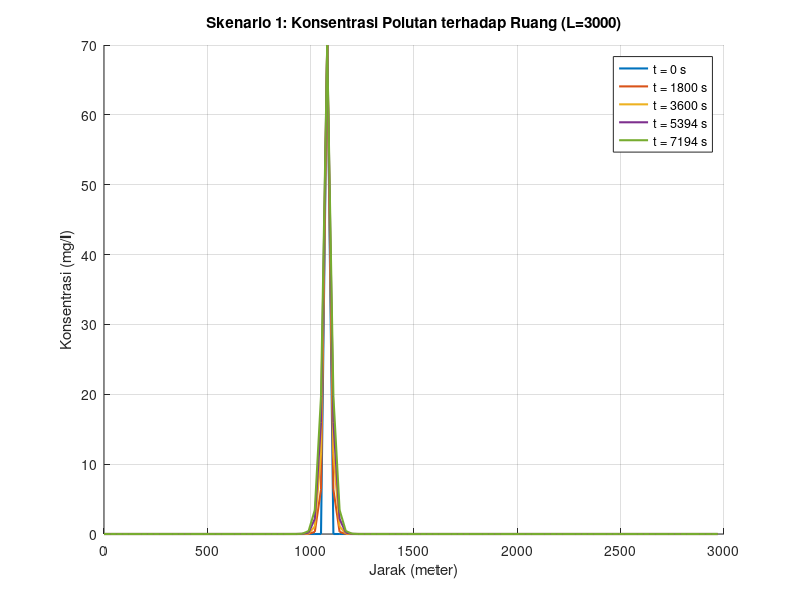
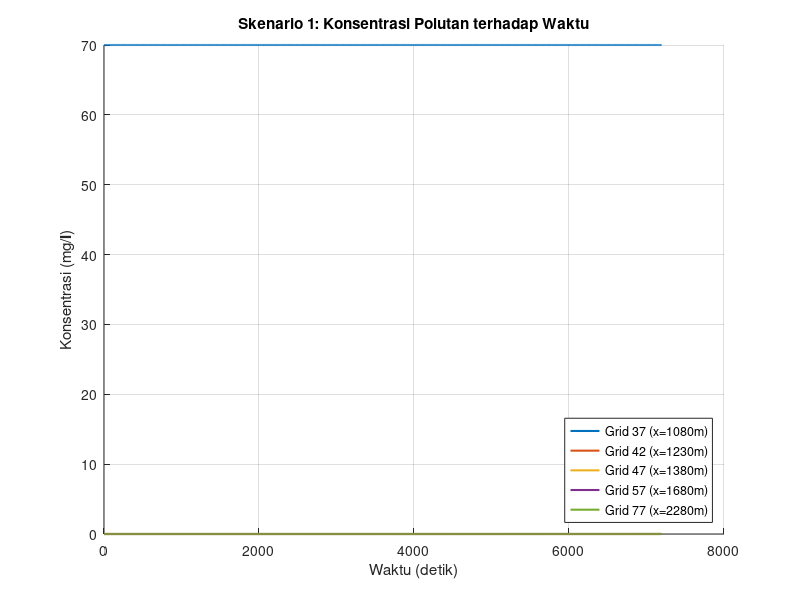

Source code (MATLAB) for these figures, in order:

clear; clc; close all;

NIM = [0, 8, 7]; % NIM 087

L = 3000;           % Panjang kanal (m)
dx = 30;            % Lebar grid (m)
T_total = 7200;     % Lama simulasi (detik)
dt = 6;             % Langkah waktu (detik)
G = 0.05;           % Koefisien difusi (m^2/detik)
z = NIM(3);         % Digit terakhir NIM

Source_Conc = 10 * z;      
Source_Grid = 30 + z;       


imax = round(L / dx);
nmax = round(T_total / dt);

C = zeros(nmax, imax); 

alpha = (G * dt) / (dx^2);

fprintf('Nilai Alpha: %.4f (Stabil jika <= 0.5)\n', alpha);

for n = 1 : nmax - 1
    C(n, Source_Grid) = Source_Conc; 
    
    for i = 2 : imax - 1
        C(n+1, i) = C(n, i) + alpha * (C(n, i+1) - 2 * C(n, i) + C(n, i-1));
    end
    
    C(n+1, 1) = 0;      
    C(n+1, imax) = 0;
    C(n+1, Source_Grid) = Source_Conc;
end

x_vec = 0:dx:(imax-1)*dx;
t_vec = 0:dt:(nmax-1)*dt;

figure(1);
hold on;
plot_times = round(linspace(1, nmax, 5));
labels_time = {};

for k = 1:length(plot_times)
    t_idx = plot_times(k);
    plot(x_vec, C(t_idx, :), 'LineWidth', 1.5);
    labels_time{k} = sprintf('t = %.0f s', t_vec(t_idx));
end
title(['Skenario 1: Konsentrasi Polutan terhadap Ruang (L=', num2str(L), ')']);
xlabel('Jarak (meter)');
ylabel('Konsentrasi (mg/l)');
legend(labels_time);
grid on;
hold off;

target_grids = [Source_Grid, Source_Grid+5, Source_Grid+10, Source_Grid+20, Source_Grid+40];
target_grids = target_grids(target_grids < imax);

figure(2);
hold on;
labels_grid = {};
for k = 1:length(target_grids)
    g_idx = target_grids(k);
    plot(t_vec, C(:, g_idx), 'LineWidth', 1.5);
    labels_grid{k} = sprintf('Grid %d (x=%.0fm)', g_idx, x_vec(g_idx));
end
title('Skenario 1: Konsentrasi Polutan terhadap Waktu');
xlabel('Waktu (detik)');
ylabel('Konsentrasi (mg/l)');
legend(labels_grid, 'Location', 'Southeast');
grid on;
hold off;
